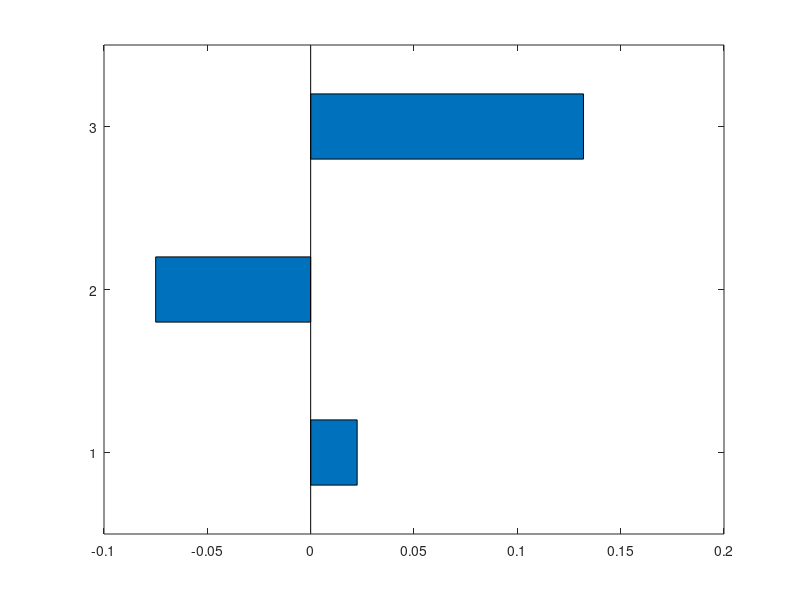

Source code (MATLAB): (Note: this script raises an error after producing the figure.)
%% Example Plots %%


%set color
%{
color2=[0.1986, 0.7214,0.6310];
color1=[0.9856,0.7372, 0.2537];
color3 = [0.0078    0.4471    0.7412];
color_area_neg =[0.9856,0.7372, 0.2537]; %[0.886, 0.250, 0.313];
color_area_pos = [0.1986 0.7214 0.6310];
%}
% colors for mSR

color1=[0.5098    0.6902    0.7804];
color3=[0.5020    0.0157    0.3098];
color2 = [0.985 0.7372  0.2537];
color_area_neg = color1;
color_area_pos = color2;

area_trans = 0.4;
size_font = 12;

Font_size_labels = 10; 
width = 0.4

%%OAT----------------------------------------------------------------------
%create data:
x  = [-0.15; -0.10; -0.05; 0.0; 0.05; 0.10; 0.15];
y(:,1) = x.*0.88;
y(:,2) = -x.*0.5;
y(:,3) = x.^2;
sorted_data_high = [y(7,3)  y(7,2) y(7,1)];
sorted_data_low = [y(1,3)  y(1,2) y(1,1) ];
sorted_labels = ['x_{3}'; 'x_{2}'; 'x_{1}'];
figure 
%plot high data (+15%)
h = barh(sorted_data_high,width);
h.FaceColor = color_area_pos;
h.FaceAlpha =0.5;

h.EdgeColor = color2;
%h.EdgeColor = 'none';

hold on
%plot low data (-15%)
h2 = barh(sorted_data_low, width);
h2.FaceColor = color_area_neg;
h2.FaceAlpha =0.5;
h2.EdgeColor = color1;
%h2.EdgeColor = 'none';
xlim([-0.17 0.17])

bh = get(h,'BaseLine');
set(bh,'BaseValue',0);
title('One at a time')
set(gca,'yticklabel',sorted_labels)
set(gca,'Ytick',1:3,'YTickLabel',1:3)
set(gca,'yticklabel',sorted_labels)
xlabel('Change in output')
set(gca,'FontSize',12) 


%% one way sensitivity analysis
plotstyle={'-s','-+', '-o','--s','--+','--o',':s', ':+',':o','-.s','-.+','-.o','-^','-d', '-h','--^','--d','--h',':^', ':d',':h','-.^','-.d','-.h'}; % no marker
labels = ['x_{1}'; 'x_{2}'; 'x_{3}'];

figure

%set the color sheme for the figure:
colors = [color1; color2; color3]; %o,g, b
a = axes('ColorOrder',colors);

hold on
for i = 1:3
ph = plot(x,y(:,i), plotstyle{i}, 'LineWidth',2, 'MarkerSize',5);
end
ax = gca;
ax.XAxisLocation = 'origin';
ax.YAxisLocation = 'origin';
title('One-Way')
legend(labels,'Location','EastOutside')

% create labels:
text(min(x), 0, 'Change in output', 'Rotation',90, 'VerticalAlignment','bottom', 'HorizontalAlignment','center','FontSize',14)
text(0, -0.15, 'Change in input', 'VerticalAlignment','top', 'HorizontalAlignment','center','FontSize',14)

xlim( [-0.15 0.15])
ylim([-0.15 0.15])
set(gca,'FontSize',12) 
hold off;
box on

%% Two-way
plotstyle={'-s','-+', '-o','--s','--+','--o',':s', ':+',':o','-.s','-.+','-.o','-^','-d', '-h','--^','--d','--h',':^', ':d',':h','-.^','-.d','-.h'}; % no marker
labels = ['x_{1}'; 'x_{2}'; 'x_{3}'];

figure
multiway = tiledlayout(3,1)

% Two Way -----------------------------------------------------------

%create data: 
x  = [-0.15; -0.10; -0.05; 0.0; 0.05; 0.10; 0.15];
z(:,1) = x.*0.88;
y(:,2) = -x.*0.5;
[X_mesh, Y_mesh] = meshgrid(x,x);
f_1=@(x_1,x_2) x_1.*0.88-x_2.*0.5;
Z_mesh = f_1(X_mesh,Y_mesh);

f_2=@(x_1,x_3) x_1.*0.88+x_3.^2;
Z_mesh_2 = f_2(X_mesh, Y_mesh);

f_3= @(x_2,x_3) x_2.*(-0.5)+x_3.^2;
Z_mesh_3 = f_3(X_mesh, Y_mesh);


%plot data:
nexttile
contour (X_mesh,Y_mesh,Z_mesh,8); 
xlabel('Value of X_{1}', 'FontSize',12)
ylabel('Value of X_{2}','FontSize',12)
caxis manual
caxis([-0.40 0.25])

hold on 

nexttile
contour (X_mesh,Y_mesh, Z_mesh_2, 8);
xlabel('Value of X_{1}', 'FontSize',12)
ylabel('Value of X_{3}','FontSize',12)
caxis manual
caxis([-0.40 0.25])


nexttile
contour (X_mesh,Y_mesh, Z_mesh_3, 8);
xlabel('Value of X_{2}', 'FontSize',12)
ylabel('Value of X_{3}','FontSize',12)


colormap(winter)
shading interp
caxis manual
caxis([-0.40 0.25])

title(multiway,'Multi-Ways','FontSize',12)

hold off

%% Scatter plot
figure
graph_tiles = tiledlayout(1,3);

nexttile
%create data
x = linspace(1,100,200);
x_2 = x./100;
x_3 = x./50;
x = reshape(x,[],1);
b = rand(200,1);
scat_1 = 2.*x+b.*100;
scat_2 = -1.5.*x+b.*200+50;
scat_3 = b.*250+x/5;

%plot
plot_1 = scatter(x,scat_1,15,color1,'filled');
ylim([0,300])
xlabel ('x_{1}','FontSize', size_font);
box on
hold on
nexttile

plot_2 = scatter(x_2,scat_2,15,color1,'filled');
ylim([0,300])
xlabel ('x_{2}','FontSize', size_font);
box on
hold on
nexttile

plot_3 = scatter(x_3,scat_3,15,color1,'filled');
ylim([0,300])
xlabel ('x_{3}','FontSize', size_font);


box on
hold off
xlabel(graph_tiles,'Value of input variable', 'FontSize',size_font)
ylabel(graph_tiles,'Value of output','FontSize',size_font)
graph_tiles.TileSpacing = 'compact';